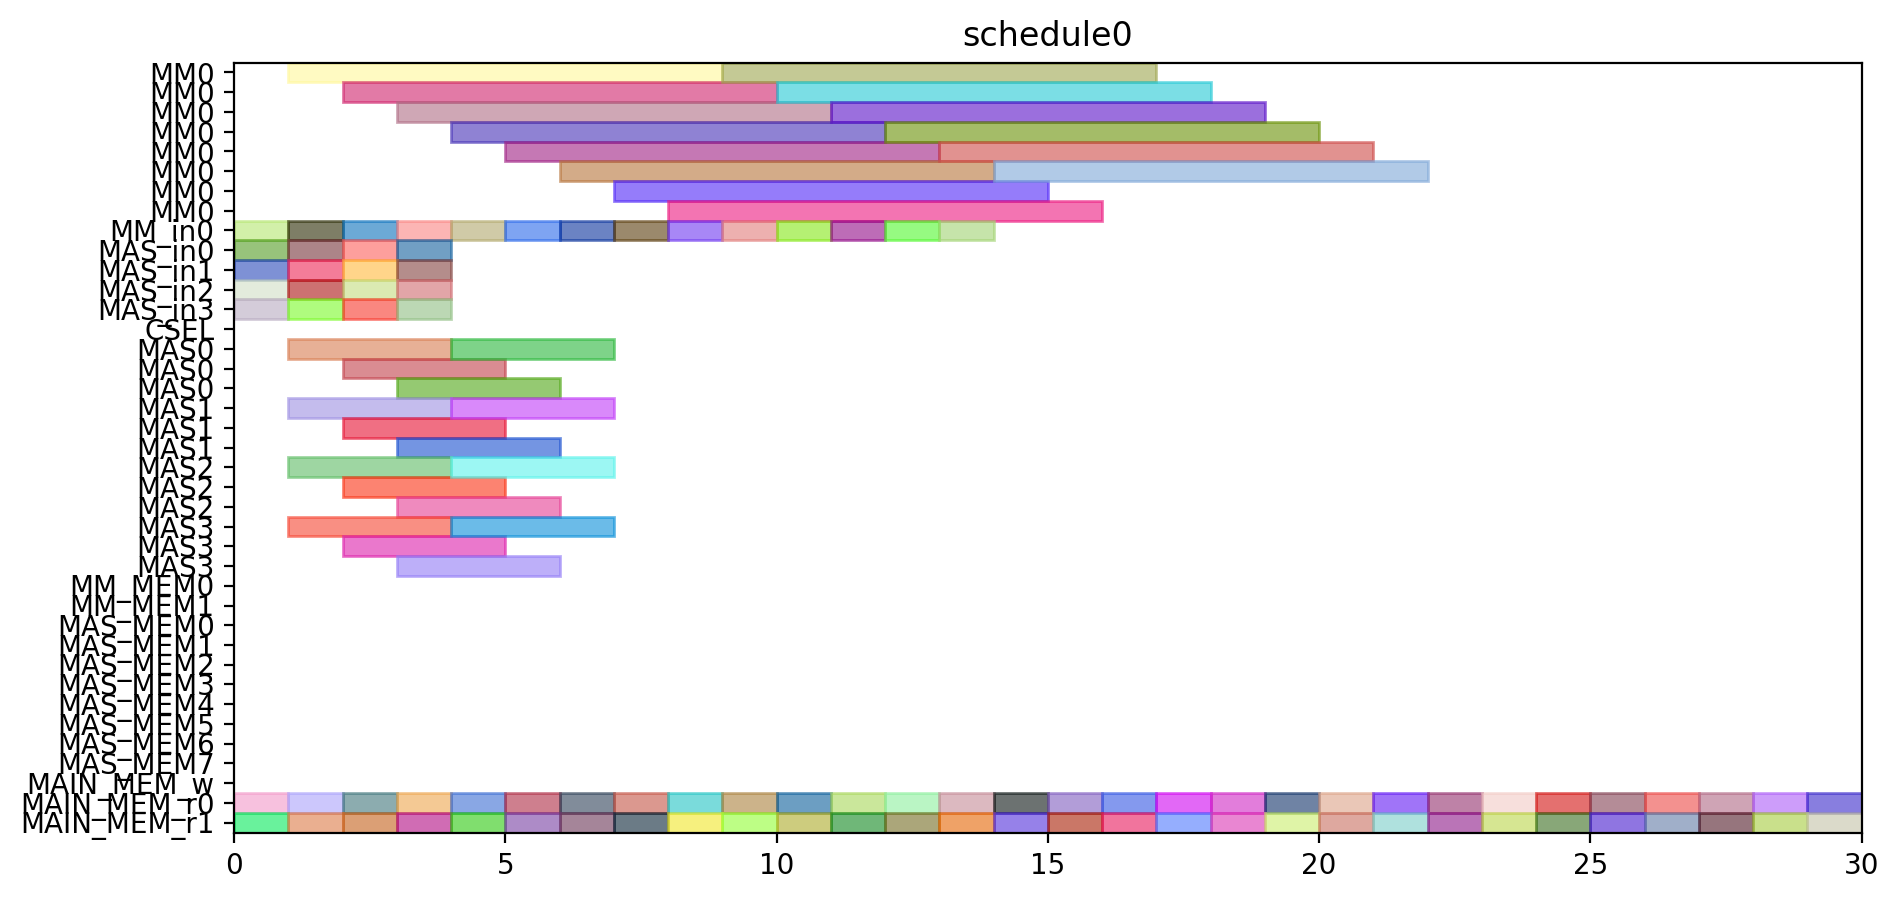

Recreate this plot in Python.
from pyschedule import Scenario, solvers, plotters, alt


def solve():
	horizon = 90
	S = Scenario("schedule0", horizon=horizon)

	# resource
	MM = S.Resources('MM', num=1, size=8)
	MM_in = S.Resources('MM_in', num=1)
	MAS_in = S.Resources('MAS_in', num=4)
	CSEL = S.Resource('CSEL')
	MAS = S.Resources('MAS', num=4, size=3, periods=range(1, horizon))
	MM_MEM = S.Resources('MM_MEM', num=2)
	MAS_MEM = S.Resources('MAS_MEM', num=8)
	MAIN_MEM_w = S.Resource('MAIN_MEM_w', size=1)
	MAIN_MEM_r = S.Resources('MAIN_MEM_r', num=2)

	# result of previous scheduling

	# new tasks
	r1_t0 = S.Task('r1_t0', length=8, delay_cost=1)
	r1_t0 += alt(MM)
	r1_t0_in = S.Task('r1_t0_in', length=1, delay_cost=1)
	r1_t0_in += alt(MM_in)
	S += r1_t0_in*MM_in[0]<=r1_t0*MM[0]

	r1_t0_mem0 = S.Task('r1_t0_mem0', length=1, delay_cost=1)
	r1_t0_mem0 += MAIN_MEM_r[0]
	r1_t0_mem1 = S.Task('r1_t0_mem1', length=1, delay_cost=1)
	r1_t0_mem1 += MAIN_MEM_r[1]
	r1_t1 = S.Task('r1_t1', length=8, delay_cost=1)
	r1_t1 += alt(MM)
	r1_t1_in = S.Task('r1_t1_in', length=1, delay_cost=1)
	r1_t1_in += alt(MM_in)
	S += r1_t1_in*MM_in[0]<=r1_t1*MM[0]

	r1_t1_mem0 = S.Task('r1_t1_mem0', length=1, delay_cost=1)
	r1_t1_mem0 += MAIN_MEM_r[0]
	r1_t1_mem1 = S.Task('r1_t1_mem1', length=1, delay_cost=1)
	r1_t1_mem1 += MAIN_MEM_r[1]
	r1_t2 = S.Task('r1_t2', length=3, delay_cost=1)
	r1_t2 += alt(MAS)
	r1_t2_in = S.Task('r1_t2_in', length=1, delay_cost=1)
	r1_t2_in += alt(MAS_in)
	S += r1_t2_in*MAS_in[0]<=r1_t2*MAS[0]

	S += r1_t2_in*MAS_in[1]<=r1_t2*MAS[1]

	S += r1_t2_in*MAS_in[2]<=r1_t2*MAS[2]

	S += r1_t2_in*MAS_in[3]<=r1_t2*MAS[3]

	r1_t2_mem0 = S.Task('r1_t2_mem0', length=1, delay_cost=1)
	r1_t2_mem0 += MAIN_MEM_r[0]
	r1_t2_mem1 = S.Task('r1_t2_mem1', length=1, delay_cost=1)
	r1_t2_mem1 += MAIN_MEM_r[1]
	r1_t3 = S.Task('r1_t3', length=3, delay_cost=1)
	r1_t3 += alt(MAS)
	r1_t3_in = S.Task('r1_t3_in', length=1, delay_cost=1)
	r1_t3_in += alt(MAS_in)
	S += r1_t3_in*MAS_in[0]<=r1_t3*MAS[0]

	S += r1_t3_in*MAS_in[1]<=r1_t3*MAS[1]

	S += r1_t3_in*MAS_in[2]<=r1_t3*MAS[2]

	S += r1_t3_in*MAS_in[3]<=r1_t3*MAS[3]

	r1_t3_mem0 = S.Task('r1_t3_mem0', length=1, delay_cost=1)
	r1_t3_mem0 += MAIN_MEM_r[0]
	r1_t3_mem1 = S.Task('r1_t3_mem1', length=1, delay_cost=1)
	r1_t3_mem1 += MAIN_MEM_r[1]
	r3_t0 = S.Task('r3_t0', length=8, delay_cost=1)
	r3_t0 += alt(MM)
	r3_t0_in = S.Task('r3_t0_in', length=1, delay_cost=1)
	r3_t0_in += alt(MM_in)
	S += r3_t0_in*MM_in[0]<=r3_t0*MM[0]

	r3_t0_mem0 = S.Task('r3_t0_mem0', length=1, delay_cost=1)
	r3_t0_mem0 += MAIN_MEM_r[0]
	r3_t0_mem1 = S.Task('r3_t0_mem1', length=1, delay_cost=1)
	r3_t0_mem1 += MAIN_MEM_r[1]
	r3_t1 = S.Task('r3_t1', length=8, delay_cost=1)
	r3_t1 += alt(MM)
	r3_t1_in = S.Task('r3_t1_in', length=1, delay_cost=1)
	r3_t1_in += alt(MM_in)
	S += r3_t1_in*MM_in[0]<=r3_t1*MM[0]

	r3_t1_mem0 = S.Task('r3_t1_mem0', length=1, delay_cost=1)
	r3_t1_mem0 += MAIN_MEM_r[0]
	r3_t1_mem1 = S.Task('r3_t1_mem1', length=1, delay_cost=1)
	r3_t1_mem1 += MAIN_MEM_r[1]
	r3_t2 = S.Task('r3_t2', length=3, delay_cost=1)
	r3_t2 += alt(MAS)
	r3_t2_in = S.Task('r3_t2_in', length=1, delay_cost=1)
	r3_t2_in += alt(MAS_in)
	S += r3_t2_in*MAS_in[0]<=r3_t2*MAS[0]

	S += r3_t2_in*MAS_in[1]<=r3_t2*MAS[1]

	S += r3_t2_in*MAS_in[2]<=r3_t2*MAS[2]

	S += r3_t2_in*MAS_in[3]<=r3_t2*MAS[3]

	r3_t2_mem0 = S.Task('r3_t2_mem0', length=1, delay_cost=1)
	r3_t2_mem0 += MAIN_MEM_r[0]
	r3_t2_mem1 = S.Task('r3_t2_mem1', length=1, delay_cost=1)
	r3_t2_mem1 += MAIN_MEM_r[1]
	r3_t3 = S.Task('r3_t3', length=3, delay_cost=1)
	r3_t3 += alt(MAS)
	r3_t3_in = S.Task('r3_t3_in', length=1, delay_cost=1)
	r3_t3_in += alt(MAS_in)
	S += r3_t3_in*MAS_in[0]<=r3_t3*MAS[0]

	S += r3_t3_in*MAS_in[1]<=r3_t3*MAS[1]

	S += r3_t3_in*MAS_in[2]<=r3_t3*MAS[2]

	S += r3_t3_in*MAS_in[3]<=r3_t3*MAS[3]

	r3_t3_mem0 = S.Task('r3_t3_mem0', length=1, delay_cost=1)
	r3_t3_mem0 += MAIN_MEM_r[0]
	r3_t3_mem1 = S.Task('r3_t3_mem1', length=1, delay_cost=1)
	r3_t3_mem1 += MAIN_MEM_r[1]
	r4_t0 = S.Task('r4_t0', length=8, delay_cost=1)
	r4_t0 += alt(MM)
	r4_t0_in = S.Task('r4_t0_in', length=1, delay_cost=1)
	r4_t0_in += alt(MM_in)
	S += r4_t0_in*MM_in[0]<=r4_t0*MM[0]

	r4_t0_mem0 = S.Task('r4_t0_mem0', length=1, delay_cost=1)
	r4_t0_mem0 += MAIN_MEM_r[0]
	r4_t0_mem1 = S.Task('r4_t0_mem1', length=1, delay_cost=1)
	r4_t0_mem1 += MAIN_MEM_r[1]
	r4_t1 = S.Task('r4_t1', length=8, delay_cost=1)
	r4_t1 += alt(MM)
	r4_t1_in = S.Task('r4_t1_in', length=1, delay_cost=1)
	r4_t1_in += alt(MM_in)
	S += r4_t1_in*MM_in[0]<=r4_t1*MM[0]

	r4_t1_mem0 = S.Task('r4_t1_mem0', length=1, delay_cost=1)
	r4_t1_mem0 += MAIN_MEM_r[0]
	r4_t1_mem1 = S.Task('r4_t1_mem1', length=1, delay_cost=1)
	r4_t1_mem1 += MAIN_MEM_r[1]
	r4_t2 = S.Task('r4_t2', length=3, delay_cost=1)
	r4_t2 += alt(MAS)
	r4_t2_in = S.Task('r4_t2_in', length=1, delay_cost=1)
	r4_t2_in += alt(MAS_in)
	S += r4_t2_in*MAS_in[0]<=r4_t2*MAS[0]

	S += r4_t2_in*MAS_in[1]<=r4_t2*MAS[1]

	S += r4_t2_in*MAS_in[2]<=r4_t2*MAS[2]

	S += r4_t2_in*MAS_in[3]<=r4_t2*MAS[3]

	r4_t2_mem0 = S.Task('r4_t2_mem0', length=1, delay_cost=1)
	r4_t2_mem0 += MAIN_MEM_r[0]
	r4_t2_mem1 = S.Task('r4_t2_mem1', length=1, delay_cost=1)
	r4_t2_mem1 += MAIN_MEM_r[1]
	r4_t3 = S.Task('r4_t3', length=3, delay_cost=1)
	r4_t3 += alt(MAS)
	r4_t3_in = S.Task('r4_t3_in', length=1, delay_cost=1)
	r4_t3_in += alt(MAS_in)
	S += r4_t3_in*MAS_in[0]<=r4_t3*MAS[0]

	S += r4_t3_in*MAS_in[1]<=r4_t3*MAS[1]

	S += r4_t3_in*MAS_in[2]<=r4_t3*MAS[2]

	S += r4_t3_in*MAS_in[3]<=r4_t3*MAS[3]

	r4_t3_mem0 = S.Task('r4_t3_mem0', length=1, delay_cost=1)
	r4_t3_mem0 += MAIN_MEM_r[0]
	r4_t3_mem1 = S.Task('r4_t3_mem1', length=1, delay_cost=1)
	r4_t3_mem1 += MAIN_MEM_r[1]
	r5_t0 = S.Task('r5_t0', length=8, delay_cost=1)
	r5_t0 += alt(MM)
	r5_t0_in = S.Task('r5_t0_in', length=1, delay_cost=1)
	r5_t0_in += alt(MM_in)
	S += r5_t0_in*MM_in[0]<=r5_t0*MM[0]

	r5_t0_mem0 = S.Task('r5_t0_mem0', length=1, delay_cost=1)
	r5_t0_mem0 += MAIN_MEM_r[0]
	r5_t0_mem1 = S.Task('r5_t0_mem1', length=1, delay_cost=1)
	r5_t0_mem1 += MAIN_MEM_r[1]
	r5_t1 = S.Task('r5_t1', length=8, delay_cost=1)
	r5_t1 += alt(MM)
	r5_t1_in = S.Task('r5_t1_in', length=1, delay_cost=1)
	r5_t1_in += alt(MM_in)
	S += r5_t1_in*MM_in[0]<=r5_t1*MM[0]

	r5_t1_mem0 = S.Task('r5_t1_mem0', length=1, delay_cost=1)
	r5_t1_mem0 += MAIN_MEM_r[0]
	r5_t1_mem1 = S.Task('r5_t1_mem1', length=1, delay_cost=1)
	r5_t1_mem1 += MAIN_MEM_r[1]
	r5_t2 = S.Task('r5_t2', length=3, delay_cost=1)
	r5_t2 += alt(MAS)
	r5_t2_in = S.Task('r5_t2_in', length=1, delay_cost=1)
	r5_t2_in += alt(MAS_in)
	S += r5_t2_in*MAS_in[0]<=r5_t2*MAS[0]

	S += r5_t2_in*MAS_in[1]<=r5_t2*MAS[1]

	S += r5_t2_in*MAS_in[2]<=r5_t2*MAS[2]

	S += r5_t2_in*MAS_in[3]<=r5_t2*MAS[3]

	r5_t2_mem0 = S.Task('r5_t2_mem0', length=1, delay_cost=1)
	r5_t2_mem0 += MAIN_MEM_r[0]
	r5_t2_mem1 = S.Task('r5_t2_mem1', length=1, delay_cost=1)
	r5_t2_mem1 += MAIN_MEM_r[1]
	r5_t3 = S.Task('r5_t3', length=3, delay_cost=1)
	r5_t3 += alt(MAS)
	r5_t3_in = S.Task('r5_t3_in', length=1, delay_cost=1)
	r5_t3_in += alt(MAS_in)
	S += r5_t3_in*MAS_in[0]<=r5_t3*MAS[0]

	S += r5_t3_in*MAS_in[1]<=r5_t3*MAS[1]

	S += r5_t3_in*MAS_in[2]<=r5_t3*MAS[2]

	S += r5_t3_in*MAS_in[3]<=r5_t3*MAS[3]

	r5_t3_mem0 = S.Task('r5_t3_mem0', length=1, delay_cost=1)
	r5_t3_mem0 += MAIN_MEM_r[0]
	r5_t3_mem1 = S.Task('r5_t3_mem1', length=1, delay_cost=1)
	r5_t3_mem1 += MAIN_MEM_r[1]
	r6_t0 = S.Task('r6_t0', length=8, delay_cost=1)
	r6_t0 += alt(MM)
	r6_t0_in = S.Task('r6_t0_in', length=1, delay_cost=1)
	r6_t0_in += alt(MM_in)
	S += r6_t0_in*MM_in[0]<=r6_t0*MM[0]

	r6_t0_mem0 = S.Task('r6_t0_mem0', length=1, delay_cost=1)
	r6_t0_mem0 += MAIN_MEM_r[0]
	r6_t0_mem1 = S.Task('r6_t0_mem1', length=1, delay_cost=1)
	r6_t0_mem1 += MAIN_MEM_r[1]
	r6_t1 = S.Task('r6_t1', length=8, delay_cost=1)
	r6_t1 += alt(MM)
	r6_t1_in = S.Task('r6_t1_in', length=1, delay_cost=1)
	r6_t1_in += alt(MM_in)
	S += r6_t1_in*MM_in[0]<=r6_t1*MM[0]

	r6_t1_mem0 = S.Task('r6_t1_mem0', length=1, delay_cost=1)
	r6_t1_mem0 += MAIN_MEM_r[0]
	r6_t1_mem1 = S.Task('r6_t1_mem1', length=1, delay_cost=1)
	r6_t1_mem1 += MAIN_MEM_r[1]
	r6_t2 = S.Task('r6_t2', length=3, delay_cost=1)
	r6_t2 += alt(MAS)
	r6_t2_in = S.Task('r6_t2_in', length=1, delay_cost=1)
	r6_t2_in += alt(MAS_in)
	S += r6_t2_in*MAS_in[0]<=r6_t2*MAS[0]

	S += r6_t2_in*MAS_in[1]<=r6_t2*MAS[1]

	S += r6_t2_in*MAS_in[2]<=r6_t2*MAS[2]

	S += r6_t2_in*MAS_in[3]<=r6_t2*MAS[3]

	r6_t2_mem0 = S.Task('r6_t2_mem0', length=1, delay_cost=1)
	r6_t2_mem0 += MAIN_MEM_r[0]
	r6_t2_mem1 = S.Task('r6_t2_mem1', length=1, delay_cost=1)
	r6_t2_mem1 += MAIN_MEM_r[1]
	r6_t3 = S.Task('r6_t3', length=3, delay_cost=1)
	r6_t3 += alt(MAS)
	r6_t3_in = S.Task('r6_t3_in', length=1, delay_cost=1)
	r6_t3_in += alt(MAS_in)
	S += r6_t3_in*MAS_in[0]<=r6_t3*MAS[0]

	S += r6_t3_in*MAS_in[1]<=r6_t3*MAS[1]

	S += r6_t3_in*MAS_in[2]<=r6_t3*MAS[2]

	S += r6_t3_in*MAS_in[3]<=r6_t3*MAS[3]

	r6_t3_mem0 = S.Task('r6_t3_mem0', length=1, delay_cost=1)
	r6_t3_mem0 += MAIN_MEM_r[0]
	r6_t3_mem1 = S.Task('r6_t3_mem1', length=1, delay_cost=1)
	r6_t3_mem1 += MAIN_MEM_r[1]
	r9_t2 = S.Task('r9_t2', length=3, delay_cost=1)
	r9_t2 += alt(MAS)
	r9_t2_in = S.Task('r9_t2_in', length=1, delay_cost=1)
	r9_t2_in += alt(MAS_in)
	S += r9_t2_in*MAS_in[0]<=r9_t2*MAS[0]

	S += r9_t2_in*MAS_in[1]<=r9_t2*MAS[1]

	S += r9_t2_in*MAS_in[2]<=r9_t2*MAS[2]

	S += r9_t2_in*MAS_in[3]<=r9_t2*MAS[3]

	r9_t2_mem0 = S.Task('r9_t2_mem0', length=1, delay_cost=1)
	r9_t2_mem0 += MAIN_MEM_r[0]
	r9_t2_mem1 = S.Task('r9_t2_mem1', length=1, delay_cost=1)
	r9_t2_mem1 += MAIN_MEM_r[1]
	r12_t0 = S.Task('r12_t0', length=8, delay_cost=1)
	r12_t0 += alt(MM)
	r12_t0_in = S.Task('r12_t0_in', length=1, delay_cost=1)
	r12_t0_in += alt(MM_in)
	S += r12_t0_in*MM_in[0]<=r12_t0*MM[0]

	r12_t0_mem0 = S.Task('r12_t0_mem0', length=1, delay_cost=1)
	r12_t0_mem0 += MAIN_MEM_r[0]
	r12_t0_mem1 = S.Task('r12_t0_mem1', length=1, delay_cost=1)
	r12_t0_mem1 += MAIN_MEM_r[1]
	r12_t1 = S.Task('r12_t1', length=8, delay_cost=1)
	r12_t1 += alt(MM)
	r12_t1_in = S.Task('r12_t1_in', length=1, delay_cost=1)
	r12_t1_in += alt(MM_in)
	S += r12_t1_in*MM_in[0]<=r12_t1*MM[0]

	r12_t1_mem0 = S.Task('r12_t1_mem0', length=1, delay_cost=1)
	r12_t1_mem0 += MAIN_MEM_r[0]
	r12_t1_mem1 = S.Task('r12_t1_mem1', length=1, delay_cost=1)
	r12_t1_mem1 += MAIN_MEM_r[1]
	r12_t2 = S.Task('r12_t2', length=3, delay_cost=1)
	r12_t2 += alt(MAS)
	r12_t2_in = S.Task('r12_t2_in', length=1, delay_cost=1)
	r12_t2_in += alt(MAS_in)
	S += r12_t2_in*MAS_in[0]<=r12_t2*MAS[0]

	S += r12_t2_in*MAS_in[1]<=r12_t2*MAS[1]

	S += r12_t2_in*MAS_in[2]<=r12_t2*MAS[2]

	S += r12_t2_in*MAS_in[3]<=r12_t2*MAS[3]

	r12_t2_mem0 = S.Task('r12_t2_mem0', length=1, delay_cost=1)
	r12_t2_mem0 += MAIN_MEM_r[0]
	r12_t2_mem1 = S.Task('r12_t2_mem1', length=1, delay_cost=1)
	r12_t2_mem1 += MAIN_MEM_r[1]
	r12_t3 = S.Task('r12_t3', length=3, delay_cost=1)
	r12_t3 += alt(MAS)
	r12_t3_in = S.Task('r12_t3_in', length=1, delay_cost=1)
	r12_t3_in += alt(MAS_in)
	S += r12_t3_in*MAS_in[0]<=r12_t3*MAS[0]

	S += r12_t3_in*MAS_in[1]<=r12_t3*MAS[1]

	S += r12_t3_in*MAS_in[2]<=r12_t3*MAS[2]

	S += r12_t3_in*MAS_in[3]<=r12_t3*MAS[3]

	r12_t3_mem0 = S.Task('r12_t3_mem0', length=1, delay_cost=1)
	r12_t3_mem0 += MAIN_MEM_r[0]
	r12_t3_mem1 = S.Task('r12_t3_mem1', length=1, delay_cost=1)
	r12_t3_mem1 += MAIN_MEM_r[1]
	r13_t0 = S.Task('r13_t0', length=8, delay_cost=1)
	r13_t0 += alt(MM)
	r13_t0_in = S.Task('r13_t0_in', length=1, delay_cost=1)
	r13_t0_in += alt(MM_in)
	S += r13_t0_in*MM_in[0]<=r13_t0*MM[0]

	r13_t0_mem0 = S.Task('r13_t0_mem0', length=1, delay_cost=1)
	r13_t0_mem0 += MAIN_MEM_r[0]
	r13_t0_mem1 = S.Task('r13_t0_mem1', length=1, delay_cost=1)
	r13_t0_mem1 += MAIN_MEM_r[1]
	r13_t1 = S.Task('r13_t1', length=8, delay_cost=1)
	r13_t1 += alt(MM)
	r13_t1_in = S.Task('r13_t1_in', length=1, delay_cost=1)
	r13_t1_in += alt(MM_in)
	S += r13_t1_in*MM_in[0]<=r13_t1*MM[0]

	r13_t1_mem0 = S.Task('r13_t1_mem0', length=1, delay_cost=1)
	r13_t1_mem0 += MAIN_MEM_r[0]
	r13_t1_mem1 = S.Task('r13_t1_mem1', length=1, delay_cost=1)
	r13_t1_mem1 += MAIN_MEM_r[1]
	r13_t2 = S.Task('r13_t2', length=3, delay_cost=1)
	r13_t2 += alt(MAS)
	r13_t2_in = S.Task('r13_t2_in', length=1, delay_cost=1)
	r13_t2_in += alt(MAS_in)
	S += r13_t2_in*MAS_in[0]<=r13_t2*MAS[0]

	S += r13_t2_in*MAS_in[1]<=r13_t2*MAS[1]

	S += r13_t2_in*MAS_in[2]<=r13_t2*MAS[2]

	S += r13_t2_in*MAS_in[3]<=r13_t2*MAS[3]

	r13_t2_mem0 = S.Task('r13_t2_mem0', length=1, delay_cost=1)
	r13_t2_mem0 += MAIN_MEM_r[0]
	r13_t2_mem1 = S.Task('r13_t2_mem1', length=1, delay_cost=1)
	r13_t2_mem1 += MAIN_MEM_r[1]
	r13_t3 = S.Task('r13_t3', length=3, delay_cost=1)
	r13_t3 += alt(MAS)
	r13_t3_in = S.Task('r13_t3_in', length=1, delay_cost=1)
	r13_t3_in += alt(MAS_in)
	S += r13_t3_in*MAS_in[0]<=r13_t3*MAS[0]

	S += r13_t3_in*MAS_in[1]<=r13_t3*MAS[1]

	S += r13_t3_in*MAS_in[2]<=r13_t3*MAS[2]

	S += r13_t3_in*MAS_in[3]<=r13_t3*MAS[3]

	r13_t3_mem0 = S.Task('r13_t3_mem0', length=1, delay_cost=1)
	r13_t3_mem0 += MAIN_MEM_r[0]
	r13_t3_mem1 = S.Task('r13_t3_mem1', length=1, delay_cost=1)
	r13_t3_mem1 += MAIN_MEM_r[1]
	r16_t3 = S.Task('r16_t3', length=3, delay_cost=1)
	r16_t3 += alt(MAS)
	r16_t3_in = S.Task('r16_t3_in', length=1, delay_cost=1)
	r16_t3_in += alt(MAS_in)
	S += r16_t3_in*MAS_in[0]<=r16_t3*MAS[0]

	S += r16_t3_in*MAS_in[1]<=r16_t3*MAS[1]

	S += r16_t3_in*MAS_in[2]<=r16_t3*MAS[2]

	S += r16_t3_in*MAS_in[3]<=r16_t3*MAS[3]

	r16_t3_mem0 = S.Task('r16_t3_mem0', length=1, delay_cost=1)
	r16_t3_mem0 += MAIN_MEM_r[0]
	r16_t3_mem1 = S.Task('r16_t3_mem1', length=1, delay_cost=1)
	r16_t3_mem1 += MAIN_MEM_r[1]
	solvers.mip.solve(S,msg=1,kind='CPLEX',ratio_gap=1.01)

	solution = [['hoge']*len(S.solution()[1]) for i in range(len(S.solution()))]
	for i in range(len(S.solution())):
		for j in range(len(S.solution()[i])):
			solution[i][j]=str(S.solution()[i][j])
	print(solution)

	cycles = int(solution[-1][3])

	pic_file_name = "/home/mfukuda/ABE/multiRAM_multiMAS_16mux/scheduling_result/stage8MM1_stage3MAS4/EP2_YRECOVER/schedule0.png"
	if(S.solution() != []):
		plotters.matplotlib.plot(S,img_filename=pic_file_name, show_task_labels=False, fig_size=(cycles*0.25+3, 5))

	return solution
